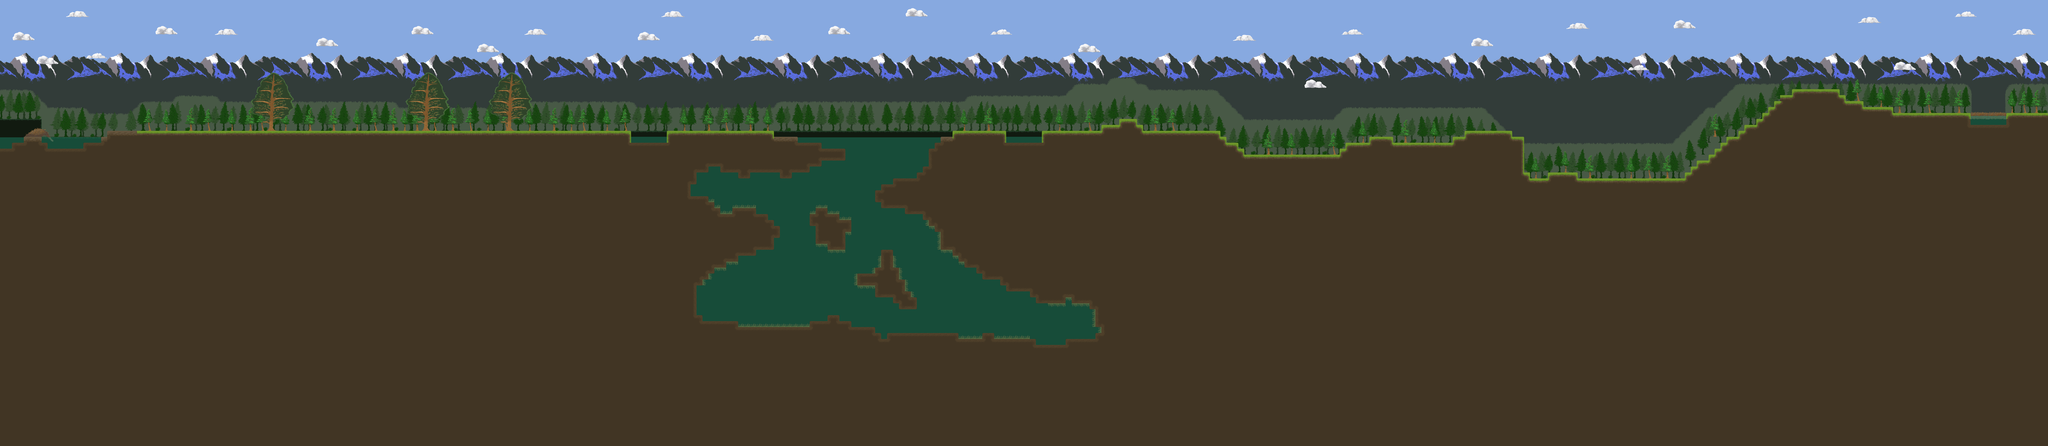

This is a level from a 2D game, rendered from its Tiled map with the project's own tilesets. A one-line summary and the map file follow, with tile-layer data summarised:
An orthogonal 344x75 tile map with 32x32 px tiles, 8 tile layers (fond, nuage, foret_fond, foret_clair, ...) and 234 objects.

<map version="1.8" tiledversion="1.8.2" orientation="orthogonal" renderorder="left-up" width="344" height="75" tilewidth="32" tileheight="32" infinite="0" nextlayerid="28" nextobjectid="256">
 <editorsettings>
  <export target="level1.json" format="json" />
 </editorsettings>
 <tileset firstgid="1" name="tileset_foret" tilewidth="32" tileheight="32" tilecount="552" columns="24">
  <image source="../tilesets/tileset_foret.png" width="768" height="736" />
 </tileset>
 <layer id="1" name="fond" width="344" height="75">
  <data>[25800 cells, 25800 non-empty, 128 distinct tile ids]</data>
 </layer>
 <layer id="2" name="nuage" width="344" height="75">
  <data>[25800 cells, 258 non-empty, 25 distinct tile ids]</data>
 </layer>
 <layer id="3" name="foret_fond" width="344" height="75">
  <data>[25800 cells, 19841 non-empty, 23 distinct tile ids]</data>
 </layer>
 <layer id="4" name="foret_clair" width="344" height="75">
  <data>[25800 cells, 1240 non-empty, 55 distinct tile ids]</data>
 </layer>
 <layer id="5" name="foret_foncee" width="344" height="75">
  <data>[25800 cells, 1173 non-empty, 58 distinct tile ids]</data>
 </layer>
 <layer id="7" name="arbre" width="344" height="75">
  <data>[25800 cells, 464 non-empty, 24 distinct tile ids]</data>
 </layer>
 <layer id="6" name="sol" width="344" height="75">
  <data>[25800 cells, 17199 non-empty, 129 distinct tile ids]</data>
 </layer>
 <layer id="9" name="eau" width="344" height="75">
  <data>[25800 cells, 1184 non-empty, 3 distinct tile ids]</data>
 </layer>
 <objectgroup id="8" name="branche">
  <object id="1" gid="10" x="2671.94" y="486" width="32" height="32" />
  <object id="2" gid="10" x="2198.72" y="543.997" width="32" height="32" />
  <object id="3" gid="10" x="1392.29" y="655.758" width="32" height="32" />
 </objectgroup>
 <objectgroup id="10" name="info_barrage_1">
  <object id="232" x="3328" y="0" width="64" height="704" />
 </objectgroup>
 <objectgroup id="24" name="details_1">
  <object id="245" x="3456" y="608" width="64" height="64" />
 </objectgroup>
 <objectgroup id="20" name="barrage1">
  <object id="237" x="3392" y="702" width="192" height="64" />
 </objectgroup>
 <objectgroup id="18" name="info_barrage_2">
  <object id="233" x="5344" y="0" width="64" height="704" />
 </objectgroup>
 <objectgroup id="25" name="details_2">
  <object id="246" x="5472" y="608" width="64" height="64" />
 </objectgroup>
 <objectgroup id="21" name="barrage2">
  <object id="238" x="5408" y="702" width="192" height="64" />
 </objectgroup>
 <objectgroup id="22" name="info_barrage_final">
  <object id="241" x="10592" y="576" width="192" height="32" />
 </objectgroup>
 <objectgroup id="26" name="details_final">
  <object id="247" x="10656" y="480" width="64" height="64" />
 </objectgroup>
 <objectgroup id="23" name="barrage_final">
  <object id="242" x="10592" y="480" width="192" height="128" />
 </objectgroup>
 <objectgroup id="11" name="checkpoint">
  <object id="8" x="3200" y="0" width="96" height="704" />
  <object id="10" x="4160" y="0" width="96" height="736" />
  <object id="11" x="5216" y="0" width="96" height="704" />
  <object id="12" x="6336" y="0" width="128" height="704" />
  <object id="13" x="7392" y="0" width="64" height="736" />
  <object id="14" x="7936" y="0" width="128" height="704" />
  <object id="15" x="9696" y="0" width="128" height="480" />
 </objectgroup>
 <objectgroup id="12" name="collision_sol">
  <object id="16" x="224" y="608" width="32" height="192" />
  <object id="17" x="256" y="800" width="192" height="32" />
  <object id="18" x="448" y="768" width="96" height="32" />
  <object id="19" x="544" y="736" width="32" height="32" />
  <object id="20" x="576" y="704" width="3584" height="32" />
  <object id="25" x="4160" y="736" width="128" height="32" />
  <object id="26" x="4288" y="768" width="128" height="32" />
  <object id="27" x="4416" y="800" width="128" height="64" />
  <object id="28" x="4352" y="864" width="64" height="32" />
  <object id="29" x="4256" y="896" width="96" height="32" />
  <object id="30" x="4192" y="928" width="64" height="32" />
  <object id="31" x="4032" y="896" width="160" height="32" />
  <object id="32" x="3968" y="928" width="64" height="32" />
  <object id="33" x="3744" y="896" width="64" height="32" />
  <object id="34" x="3808" y="864" width="64" height="32" />
  <object id="35" x="3872" y="896" width="96" height="32" />
  <object id="36" x="3712" y="928" width="32" height="64" />
  <object id="37" x="3680" y="992" width="32" height="64" />
  <object id="38" x="3712" y="1056" width="96" height="32" />
  <object id="39" x="3808" y="1088" width="32" height="32" />
  <object id="40" x="3840" y="1120" width="32" height="32" />
  <object id="41" x="3872" y="1152" width="64" height="32" />
  <object id="42" x="3936" y="1120" width="128" height="32" />
  <object id="43" x="4064" y="1152" width="64" height="32" />
  <object id="44" x="4128" y="1184" width="32" height="32" />
  <object id="45" x="4160" y="1216" width="32" height="64" />
  <object id="46" x="4128" y="1280" width="32" height="64" />
  <object id="47" x="4064" y="1312" width="64" height="32" />
  <object id="48" x="3968" y="1344" width="96" height="32" />
  <object id="49" x="3840" y="1408" width="64" height="32" />
  <object id="50" x="3904" y="1376" width="64" height="32" />
  <object id="51" x="3808" y="1440" width="32" height="32" />
  <object id="52" x="3776" y="1472" width="32" height="32" />
  <object id="53" x="3744" y="1504" width="32" height="32" />
  <object id="54" x="3712" y="1536" width="32" height="160" />
  <object id="55" x="3744" y="1696" width="32" height="32" />
  <object id="56" x="3776" y="1728" width="192" height="32" />
  <object id="57" x="3968" y="1760" width="384" height="32" />
  <object id="58" x="4352" y="1728" width="96" height="32" />
  <object id="59" x="4448" y="1696" width="64" height="32" />
  <object id="60" x="4512" y="1728" width="64" height="32" />
  <object id="61" x="4576" y="1760" width="128" height="32" />
  <object id="62" x="4704" y="1792" width="32" height="32" />
  <object id="63" x="4736" y="1824" width="32" height="32" />
  <object id="64" x="4768" y="1792" width="384" height="32" />
  <object id="65" x="5152" y="1824" width="128" height="32" />
  <object id="66" x="5280" y="1792" width="64" height="32" />
  <object id="67" x="5344" y="1824" width="224" height="32" />
  <object id="68" x="5568" y="1856" width="160" height="32" />
  <object id="69" x="5728" y="1824" width="160" height="32" />
  <object id="70" x="5888" y="1792" width="32" height="32" />
  <object id="71" x="5920" y="1760" width="32" height="32" />
  <object id="72" x="5888" y="1664" width="32" height="96" />
  <object id="73" x="5856" y="1632" width="32" height="32" />
  <object id="74" x="5728" y="1568" width="32" height="32" />
  <object id="75" x="5760" y="1600" width="96" height="32" />
  <object id="76" x="5568" y="1600" width="160" height="32" />
  <object id="77" x="5536" y="1568" width="32" height="32" />
  <object id="78" x="5408" y="1536" width="128" height="32" />
  </objectgroup>
 <objectgroup id="13" name="collision_arbre">
  <!-- 72 objects omitted --></objectgroup>
 <objectgroup id="14" name="overlap_eau" visible="0">
  <!-- 51 objects omitted --></objectgroup>
 <objectgroup id="15" name="overlap_eau_surface" visible="0">
  <!-- 48 objects omitted --></objectgroup>
 <objectgroup id="16" name="pique" visible="0">
  <!-- 46 objects omitted --></objectgroup>
 <objectgroup id="19" name="glouton" visible="0">
  <!-- 9 objects omitted --></objectgroup>
 <objectgroup id="27" name="glouton_top">
  <!-- 6 objects omitted --></objectgroup>
 <objectgroup id="17" name="glaise" visible="0">
  <!-- 3 objects omitted --></objectgroup>
</map>
<!-- 156 of 234 objects omitted -->